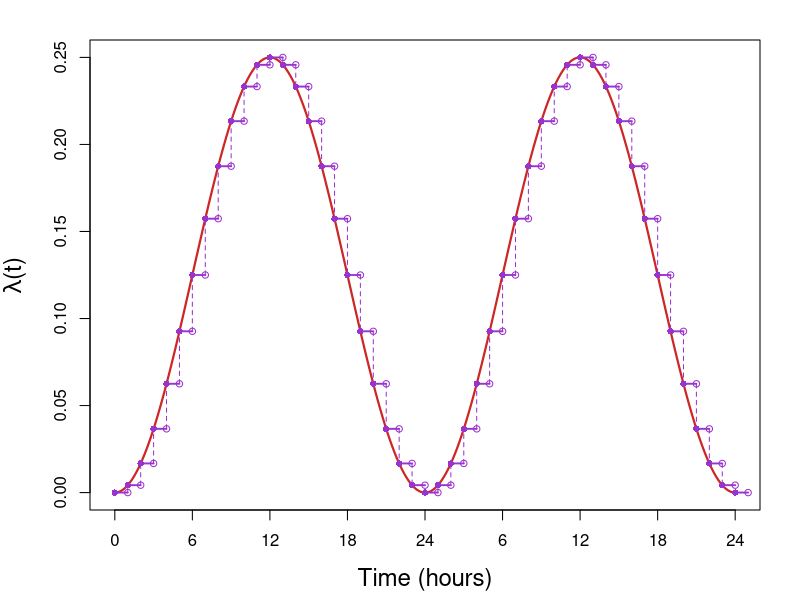

Reproduce this figure in R.
# --------------------------------------------------------------------------------
#
#   Figure: show inhomogeneous intensity function and piecewise approx
#   Sean L. Wu (slwu89@berkeley.edu)
#   April 2020
#
# --------------------------------------------------------------------------------

rm(list=ls());gc()

mar_default <- c(5.1, 4.1, 4.1, 2.1)
par(mar=c(4.5,4.5,2,2))

dt <- 0.01
x <- seq(0,48,by=dt)

# the inhomogeneous intensity function
cyclicIntensity <- function(t,fudge=T){
  if(fudge){
    (1/8)*sin((t - 6)*2*pi/24)+((1/8)+.Machine$double.eps)
  } else {
    (1/8)*sin((t - 6)*2*pi/24)+(1/8)
  }
}

cyclicApprox <- approx(x = 0:23,y = cyclicIntensity(0:23),method = "constant",n=length(0:23))


# Intensity
plot(x,cyclicIntensity(x),type="l",ylim = c(0,0.25),xaxt="n",
     xlab = "Time (hours)",ylab = expression(paste(lambda,"(t)")),
     col="firebrick3",lwd=2.15,cex.lab=1.45)

for(i in 0:48){

  j <- (i %% 24) + 1

  segments(x0 = i,x1 = i+1,
           y0 = cyclicApprox$y[j],y1 = cyclicApprox$y[j],
           col = "darkorchid3",lwd=1.85)
  points(x=i,y=cyclicApprox$y[j],pch=16,col="darkorchid3",cex=0.85)
  points(x=i+1,y=cyclicApprox$y[j],pch=1,col="darkorchid3",cex=0.85)
  if(i != 48){
    segments(x0 = i+1,x1 = i+1,y0 = cyclicApprox$y[j],y1 = cyclicApprox$y[j+1],
             lty = 2,col="darkorchid3")
  }

}
axis(side = 1,at = c(0,cumsum(rep(6,48/6))),
     labels = c(0,as.character(rep(cumsum(rep(6,24/6)),times=2))))

# IntegratedCyclicIntensity <- function(t){
#   (1/8) * (t - ( (12 * sin( (pi*t) / 12 ) ) / pi ))
# }
#
# lambda <- cyclicIntensity(t = x,fudge = FALSE)
# lambda_discrete <- approx(x = x,y = cyclicIntensity(x,F),method = "constant",n = length(x)/50)
#
# Lambda <- IntegratedCyclicIntensity(t = x)
# Lambda_discrete <- cumsum(lambda_discrete$y*dt*50)
#
# plot(x,Lambda,type="l",col="firebrick3",lwd=2.5,xaxt="n")
#
#
# for(i in 1:(length(lambda_discrete$x)-1)){
#   segments(x0 = lambda_discrete$x[i],x1 = lambda_discrete$x[i+1],
#            y0 = Lambda_discrete[i],y1 = Lambda_discrete[i],
#            col = "darkorchid3",lwd=1.85)
#   points(x=lambda_discrete$x[i],y=Lambda_discrete[i],pch=16,col="darkorchid3",cex=0.85)
#   points(x=lambda_discrete$x[i+1],y=Lambda_discrete[i],pch=1,col="darkorchid3",cex=0.85)
#   if(i != length(lambda_discrete$x)-1){
#     segments(x0 = lambda_discrete$x[i+1],x1 = lambda_discrete$x[i+1],y0 = Lambda_discrete[i],y1 = Lambda_discrete[i+1],
#              lty = 2,col="darkorchid3")
#   }
# }
#
# axis(side = 1,at = c(0,cumsum(rep(6,48/6))),
#      labels = c(0,as.character(rep(cumsum(rep(6,24/6)),times=2))))
#
# par(mfrow=c(1,1))
